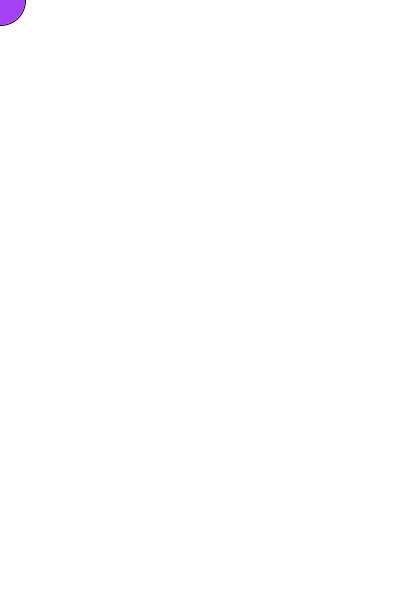
Frame 1 (no input)
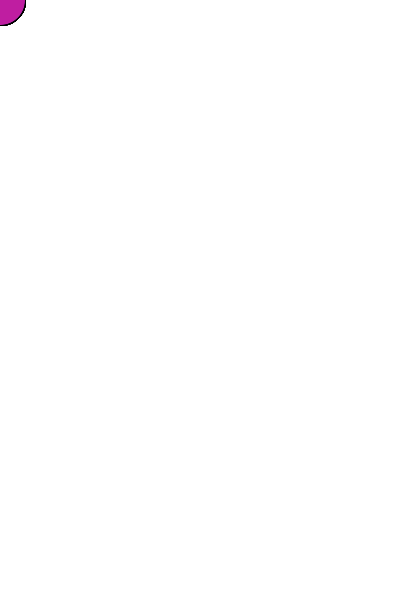
Frame 60 (the mouse pressed at the canvas centre just before this capture)
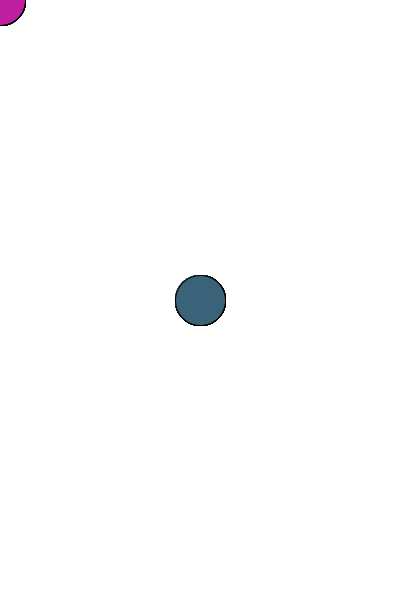
Frame 120 (the mouse held since frame 60 and released just before this capture)

The Processing sketch that drew these frames (run headless with seeded random() and noise(); from frame 60 on, the mouse is pressed at the canvas centre):

// Processing sketch: processing_98503
// ── processing_98503.pde

void setup()
{ 
  size(400, 600);
  background(255, 255, 255);
  smooth();
  frameRate(60);
} 
void draw() 
{ 
  fill( random(255), random(255), random(255) );
  ellipse( mouseX, mouseY, 50, 50 );
}
